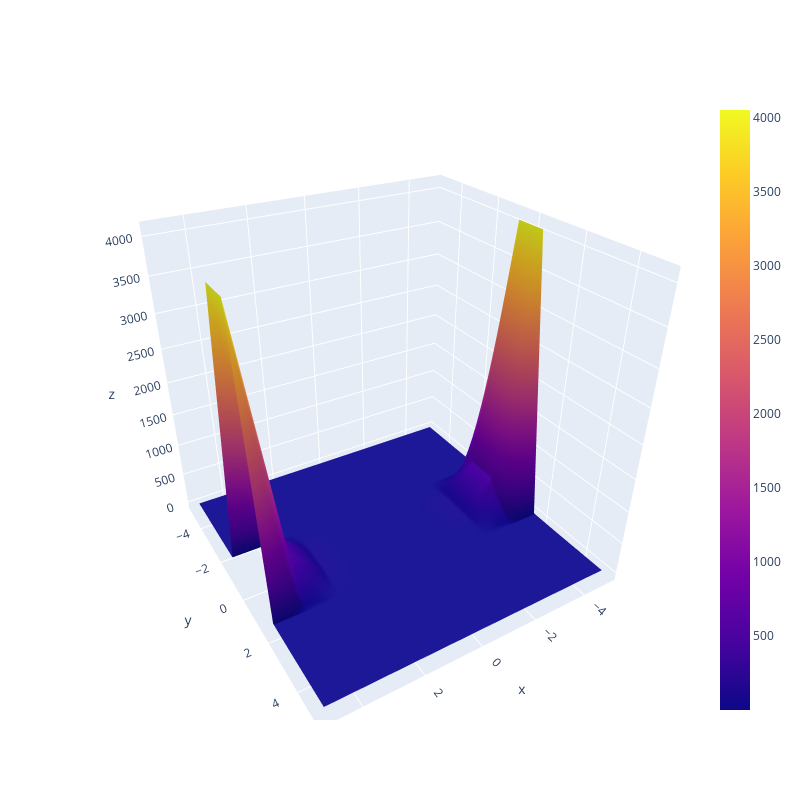

This figure's notebook cell:
### Code cell
import plotly.graph_objects as go
import numpy as np
u,v=np.mgrid[-5:5:10j,-5:5:10j]
fig=go.Figure(go.Surface(x=u,y=v,z=np.cosh(u/v)))
fig.update_layout(
    autosize=False,
    width=800,
    height=800,
)
